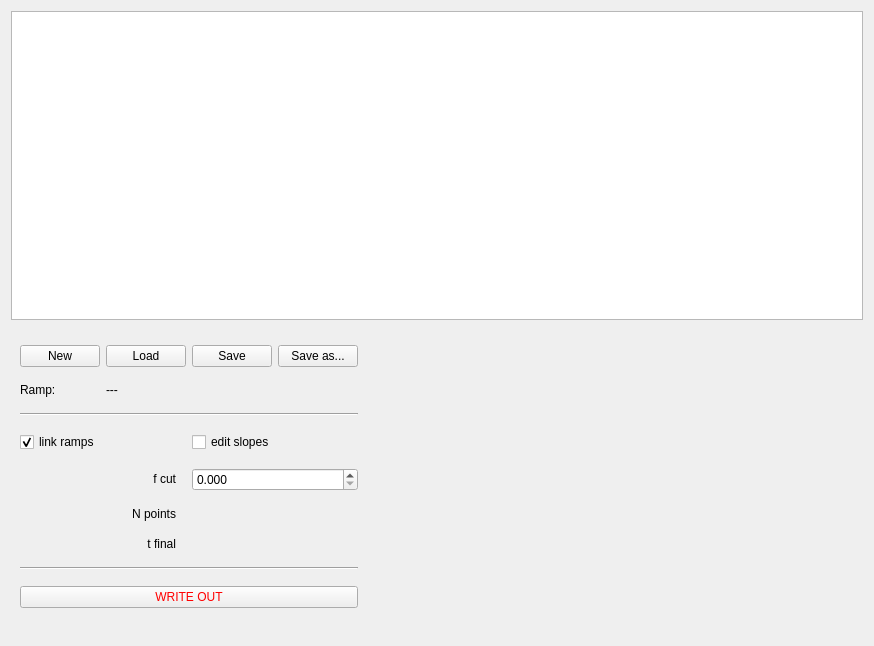
<?xml version="1.0" encoding="UTF-8"?>
<ui version="4.0">
 <class>RampGenDialog</class>
 <widget class="QDialog" name="RampGenDialog">
  <property name="geometry">
   <rect>
    <x>0</x>
    <y>0</y>
    <width>874</width>
    <height>646</height>
   </rect>
  </property>
  <property name="windowTitle">
   <string>Ramp Generator</string>
  </property>
  <layout class="QVBoxLayout" name="verticalLayout">
   <item>
    <widget class="QTableWidget" name="table">
     <property name="sizePolicy">
      <sizepolicy hsizetype="Expanding" vsizetype="Minimum">
       <horstretch>0</horstretch>
       <verstretch>0</verstretch>
      </sizepolicy>
     </property>
    </widget>
   </item>
   <item>
    <layout class="QHBoxLayout" name="horizontalLayout" stretch="1,2">
     <item>
      <widget class="QWidget" name="formWidget" native="true">
       <layout class="QGridLayout" name="gridLayout">
        <item row="0" column="2">
         <widget class="QPushButton" name="savePushButton">
          <property name="text">
           <string>Save</string>
          </property>
          <property name="autoDefault">
           <bool>false</bool>
          </property>
         </widget>
        </item>
        <item row="1" column="0">
         <widget class="QLabel" name="rampNameFormLabel">
          <property name="sizePolicy">
           <sizepolicy hsizetype="Preferred" vsizetype="Fixed">
            <horstretch>0</horstretch>
            <verstretch>0</verstretch>
           </sizepolicy>
          </property>
          <property name="text">
           <string>Ramp:</string>
          </property>
         </widget>
        </item>
        <item row="6" column="2" colspan="2">
         <widget class="QDoubleSpinBox" name="fcutDoubleSpinBox">
          <property name="decimals">
           <number>3</number>
          </property>
          <property name="maximum">
           <double>99.998999999999995</double>
          </property>
          <property name="singleStep">
           <double>0.001000000000000</double>
          </property>
         </widget>
        </item>
        <item row="3" column="0" colspan="4">
         <widget class="Line" name="line">
          <property name="orientation">
           <enum>Qt::Horizontal</enum>
          </property>
         </widget>
        </item>
        <item row="1" column="1" colspan="3">
         <widget class="QLabel" name="rampNameLabel">
          <property name="sizePolicy">
           <sizepolicy hsizetype="Preferred" vsizetype="Fixed">
            <horstretch>0</horstretch>
            <verstretch>0</verstretch>
           </sizepolicy>
          </property>
          <property name="text">
           <string>---</string>
          </property>
         </widget>
        </item>
        <item row="6" column="0" colspan="2">
         <widget class="QLabel" name="fcutLabel">
          <property name="sizePolicy">
           <sizepolicy hsizetype="Preferred" vsizetype="Fixed">
            <horstretch>0</horstretch>
            <verstretch>0</verstretch>
           </sizepolicy>
          </property>
          <property name="text">
           <string>f cut</string>
          </property>
          <property name="alignment">
           <set>Qt::AlignRight|Qt::AlignTrailing|Qt::AlignVCenter</set>
          </property>
          <property name="indent">
           <number>10</number>
          </property>
         </widget>
        </item>
        <item row="0" column="0">
         <widget class="QPushButton" name="newPushButton">
          <property name="text">
           <string>New</string>
          </property>
          <property name="autoDefault">
           <bool>false</bool>
          </property>
         </widget>
        </item>
        <item row="0" column="1">
         <widget class="QPushButton" name="loadPushButton">
          <property name="text">
           <string>Load</string>
          </property>
          <property name="autoDefault">
           <bool>false</bool>
          </property>
         </widget>
        </item>
        <item row="0" column="3">
         <widget class="QPushButton" name="saveAsPushButton">
          <property name="text">
           <string>Save as...</string>
          </property>
          <property name="autoDefault">
           <bool>false</bool>
          </property>
         </widget>
        </item>
        <item row="7" column="0" colspan="2">
         <widget class="QLabel" name="npointsFormLabel">
          <property name="sizePolicy">
           <sizepolicy hsizetype="Preferred" vsizetype="Fixed">
            <horstretch>0</horstretch>
            <verstretch>0</verstretch>
           </sizepolicy>
          </property>
          <property name="text">
           <string>N points</string>
          </property>
          <property name="alignment">
           <set>Qt::AlignRight|Qt::AlignTrailing|Qt::AlignVCenter</set>
          </property>
          <property name="indent">
           <number>10</number>
          </property>
         </widget>
        </item>
        <item row="10" column="0" colspan="4">
         <widget class="QPushButton" name="writeOutPushButton">
          <property name="styleSheet">
           <string notr="true">QPushButton{color: red;}
</string>
          </property>
          <property name="text">
           <string>WRITE OUT</string>
          </property>
          <property name="autoDefault">
           <bool>false</bool>
          </property>
         </widget>
        </item>
        <item row="9" column="0" colspan="4">
         <widget class="Line" name="line_2">
          <property name="orientation">
           <enum>Qt::Horizontal</enum>
          </property>
         </widget>
        </item>
        <item row="7" column="2" colspan="2">
         <widget class="QLabel" name="npointsLabel">
          <property name="text">
           <string/>
          </property>
         </widget>
        </item>
        <item row="8" column="0" colspan="2">
         <widget class="QLabel" name="tfinalFormLabel">
          <property name="sizePolicy">
           <sizepolicy hsizetype="Preferred" vsizetype="Fixed">
            <horstretch>0</horstretch>
            <verstretch>0</verstretch>
           </sizepolicy>
          </property>
          <property name="text">
           <string>t final</string>
          </property>
          <property name="alignment">
           <set>Qt::AlignRight|Qt::AlignTrailing|Qt::AlignVCenter</set>
          </property>
          <property name="indent">
           <number>10</number>
          </property>
         </widget>
        </item>
        <item row="8" column="2" colspan="2">
         <widget class="QLabel" name="tfinalLabel">
          <property name="sizePolicy">
           <sizepolicy hsizetype="Preferred" vsizetype="Fixed">
            <horstretch>0</horstretch>
            <verstretch>0</verstretch>
           </sizepolicy>
          </property>
          <property name="text">
           <string/>
          </property>
         </widget>
        </item>
        <item row="5" column="0" colspan="2">
         <widget class="QCheckBox" name="linkRampsCheckBox">
          <property name="text">
           <string>link ramps</string>
          </property>
          <property name="checked">
           <bool>true</bool>
          </property>
         </widget>
        </item>
        <item row="5" column="2" colspan="2">
         <widget class="QCheckBox" name="editSlopesCheckBox">
          <property name="text">
           <string>edit slopes</string>
          </property>
         </widget>
        </item>
       </layout>
      </widget>
     </item>
     <item>
      <widget class="QWidget" name="rampPlotWidget" native="true"/>
     </item>
    </layout>
   </item>
  </layout>
 </widget>
 <resources/>
 <connections/>
</ui>
